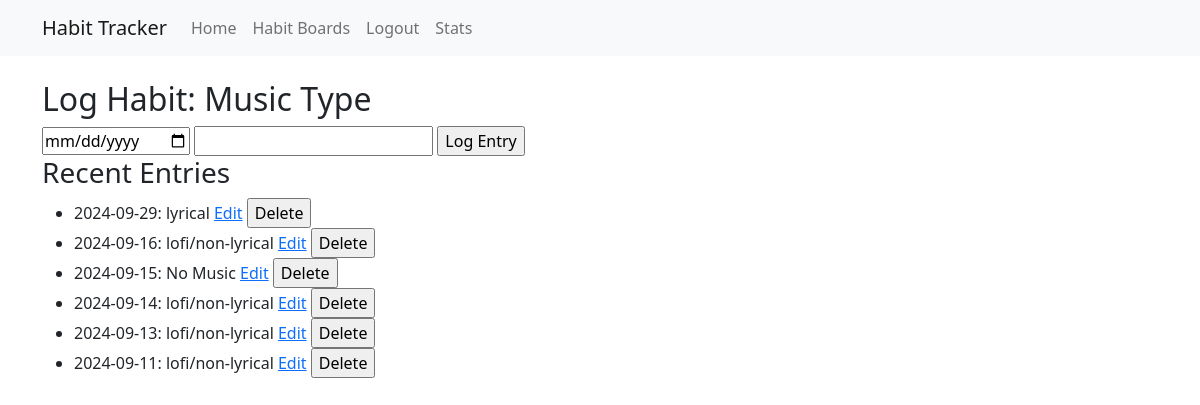
Screenshot of /habit/2/log (signed in) with the database file from the repository.
### tables this page shows
CREATE TABLE habits (
    id INTEGER PRIMARY KEY AUTOINCREMENT,
    user_id INTEGER NOT NULL,
    board_id INTEGER NOT NULL,
    name TEXT NOT NULL,
    description TEXT,
    frequency TEXT, -- can be NULL for batch habits
    variable_type TEXT NOT NULL CHECK(variable_type IN ('boolean', 'numeric', 'categorical')),
    created TIMESTAMP NOT NULL DEFAULT CURRENT_TIMESTAMP,
    FOREIGN KEY (user_id) REFERENCES users (id),
    FOREIGN KEY (board_id) REFERENCES habit_boards (id)
);

CREATE TABLE entries (
    id INTEGER PRIMARY KEY AUTOINCREMENT,
    habit_id INTEGER NOT NULL,
    date DATE NOT NULL,
    value TEXT NOT NULL,
    FOREIGN KEY (habit_id) REFERENCES habits (id)
);

### app.py (the view, shortened to what this page needs)
@app.route('/habit/<int:habit_id>/log', methods=['GET', 'POST'])
@login_required
def log_habit(habit_id):
    conn = get_db_connection()
    habit = conn.execute('SELECT * FROM habits WHERE id = ? AND user_id = ?',
                         (habit_id, session['user_id'])).fetchone()
    entries = conn.execute('SELECT * FROM entries WHERE habit_id = ? ORDER BY date DESC', (habit_id,)).fetchall()
    conn.close()
    return render_template('log_habit.html', habit=habit, entries=entries)

### app.py (called while the page is built)
def get_db_connection():
    conn = sqlite3.connect('habits.db')
    conn.row_factory = sqlite3.Row
    return conn

def login_required(f):
    @wraps(f)
    def decorated_function(*args, **kwargs):
        if 'user_id' not in session:
            return redirect(url_for('login'))
        return f(*args, **kwargs)
    return decorated_function

### templates/log_habit.html
{% extends "base.html" %}
{% block content %}
<h2>Log Habit: {{ habit['name'] }}</h2>
<form method="post">
    <input type="date" name="date" required>
    {% if habit['variable_type'] == 'boolean' %}
    <select name="value">
        <option value="1">Yes</option>
        <option value="0">No</option>
    </select>
    {% else %}
    <input type="number" name="value" required>
    {% endif %}
    <input type="submit" value="Log Entry">
</form>
<h3>Recent Entries</h3>
<ul>
{% for entry in entries %}
    <li>
        {{ entry['date'] }}: {{ entry['value'] }}
        <a href="{{ url_for('edit_entry', entry_id=entry['id']) }}">Edit</a>
        <form method="post" action="{{ url_for('delete_entry', entry_id=entry['id']) }}" style="display: inline;">
            <input type="submit" value="Delete">
        </form>
    </li>
{% endfor %}
</ul>
{% endblock %}

### rows the page displays
habits: name "Music Type"
entries: date "2024-09-29", value "lyrical"
entries: date "2024-09-16", value "lofi/non-lyrical"
entries: date "2024-09-15", value "No Music"
entries: date "2024-09-14", value "lofi/non-lyrical"
entries: date "2024-09-13", value "lofi/non-lyrical"
entries: date "2024-09-11", value "lofi/non-lyrical"
